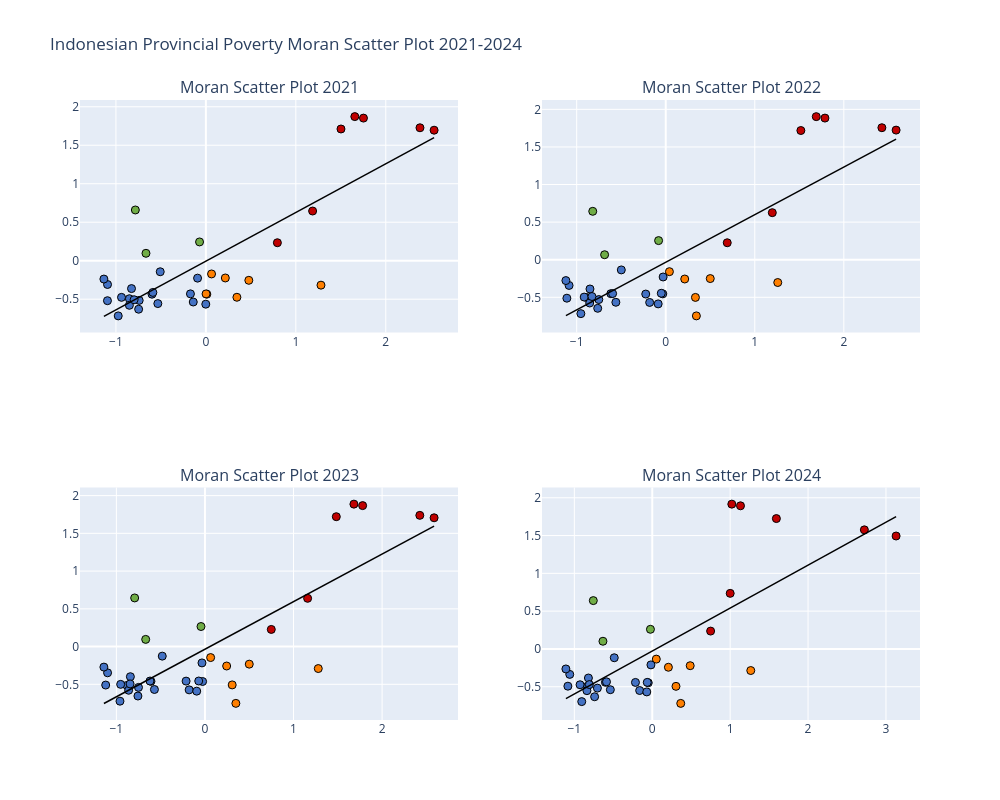

The notebook cell this image was saved under:
### Code cell
years = sorted(df['year'].unique())
fig_scatter = make_subplots(rows=2, cols=2, subplot_titles=[f'Moran Scatter Plot {y}' for y in years])

for idx, year in enumerate(years):
    row_idx = (idx // 2) + 1
    col_idx = (idx % 2) + 1
    
    df_t = df[df['year'] == year].copy().reset_index(drop=True)
    coords_t = list(zip(df_t['lon'].values, df_t['lat'].values))
    W_t = KNN.from_array(coords_t, k=5)
    W_t.transform = 'r'

    y = df_t['poverty_rate'].values
    moran = Moran(y, W_t, permutations=999)

    y_std = (y - y.mean()) / y.std()
    lag_y_std = libpysal.weights.lag_spatial(W_t, y_std)

    colors = []
    for yi, lyi in zip(y_std, lag_y_std):
        if yi >= 0 and lyi >= 0: colors.append('#C00000') # HH
        elif yi < 0 and lyi < 0: colors.append('#4472C4') # LL
        elif yi >= 0 and lyi < 0: colors.append('#FF7F00') # HL
        else: colors.append('#70AD47') # LH

    fig_scatter.add_trace(go.Scatter(x=y_std, y=lag_y_std, mode='markers', marker=dict(color=colors, size=8, line=dict(width=1, color='black')), showlegend=False), row=row_idx, col=col_idx)
    
    # regression line
    slope, intercept, r, p, se = stats.linregress(y_std, lag_y_std)
    x_line = np.array([y_std.min(), y_std.max()])
    fig_scatter.add_trace(go.Scatter(x=x_line, y=slope*x_line + intercept, mode='lines', line=dict(color='black', width=1.5), showlegend=False), row=row_idx, col=col_idx)

fig_scatter.update_layout(height=800, width=1000, title_text='Indonesian Provincial Poverty Moran Scatter Plot 2021-2024')
fig_scatter.write_json(OUTPUT_DIR / 'plot_moran_scatter.json')
fig_scatter.show()

### Figure 1 — Plotly figure (JSON) as saved in the notebook; plotly's stock layout.template omitted (floating-point values rounded to 4 significant figures)
{"data": [{"marker": {"color": ["#4472C4", "#4472C4", "#4472C4", "#4472C4", "#FF7F00", "#FF7F00", "#FF7F00", "#4472C4", "#4472C4", "#4472C4", "#4472C4", "#4472C4", "#4472C4", "#4472C4", "#4472C4", "#FF7F00", "#FF7F00", "#4472C4", "#4472C4", "#4472C4", "#4472C4", "#4472C4", "#70AD47", "#FF7F00", "#4472C4", "#70AD47", "#FF7F00", "#4472C4", "#C00000", "#70AD47", "#C00000", "#C00000", "#C00000", "#C00000", "#C00000", "#C00000"], "line": {"color": "black", "width": 1}, "size": 8}, "mode": "markers", "showlegend": false, "type": "scatter", "x": [-0.5342, -0.8504, -0.7414, -0.599, 0.01047, 0.3449, 0.002095, -0.938, -1.093, -0.5891, -0.1404, -0.0009522, -0.1716, -0.8267, -1.134, 0.2162, 1.28, -0.7475, -0.9745, -1.094, -0.8504, -0.7978, -0.666, 0.06304, -0.5075, -0.07028, 0.4775, -0.09237, 0.7951, -0.7841, 1.502, 1.187, 1.656, 1.752, 2.38, 2.537], "xaxis": "x", "y": [-0.5568, -0.4935, -0.5153, -0.4349, -0.4344, -0.4749, -0.4308, -0.476, -0.3087, -0.4119, -0.5363, -0.5642, -0.4306, -0.362, -0.2382, -0.2242, -0.3176, -0.6299, -0.7164, -0.5193, -0.5792, -0.5068, 0.09625, -0.1717, -0.1433, 0.244, -0.2546, -0.2263, 0.2337, 0.6591, 1.711, 0.6455, 1.872, 1.853, 1.727, 1.695], "yaxis": "y"}, {"line": {"color": "black", "width": 1.5}, "mode": "lines", "showlegend": false, "type": "scatter", "x": [-1.134, 2.537], "xaxis": "x", "y": [-0.7229, 1.598], "yaxis": "y"}, {"marker": {"color": ["#FF7F00", "#4472C4", "#4472C4", "#4472C4", "#4472C4", "#4472C4", "#FF7F00", "#4472C4", "#4472C4", "#4472C4", "#4472C4", "#4472C4", "#4472C4", "#4472C4", "#4472C4", "#4472C4", "#FF7F00", "#FF7F00", "#4472C4", "#4472C4", "#4472C4", "#4472C4", "#4472C4", "#70AD47", "#FF7F00", "#4472C4", "#70AD47", "#FF7F00", "#4472C4", "#C00000", "#70AD47", "#C00000", "#C00000", "#C00000", "#C00000", "#C00000", "#C00000"], "line": {"color": "black", "width": 1}, "size": 8}, "mode": "markers", "showlegend": false, "type": "scatter", "x": [0.3442, -0.5602, -0.8911, -0.7516, -0.6167, -0.03318, 0.3334, -0.05023, -0.9159, -1.086, -0.5966, -0.1804, -0.0851, -0.2246, -0.8508, -1.121, 0.2133, 1.258, -0.764, -0.9531, -1.11, -0.8539, -0.8283, -0.6865, 0.04122, -0.4989, -0.08045, 0.5, -0.0293, 0.6906, -0.8198, 1.518, 1.197, 1.69, 1.788, 2.427, 2.587], "xaxis": "x2", "y": [-0.7471, -0.5662, -0.5022, -0.5301, -0.4517, -0.454, -0.5014, -0.4465, -0.4972, -0.3422, -0.4504, -0.5685, -0.5876, -0.4568, -0.3892, -0.2774, -0.2567, -0.3033, -0.6465, -0.7172, -0.5119, -0.576, -0.4893, 0.06633, -0.159, -0.1358, 0.2542, -0.2508, -0.2297, 0.2255, 0.6437, 1.718, 0.6259, 1.903, 1.884, 1.756, 1.724], "yaxis": "y2"}, {"line": {"color": "black", "width": 1.5}, "mode": "lines", "showlegend": false, "type": "scatter", "x": [-1.121, 2.587], "xaxis": "x2", "y": [-0.7434, 1.604], "yaxis": "y2"}, {"marker": {"color": ["#FF7F00", "#4472C4", "#4472C4", "#4472C4", "#4472C4", "#4472C4", "#FF7F00", "#4472C4", "#4472C4", "#4472C4", "#4472C4", "#4472C4", "#4472C4", "#4472C4", "#4472C4", "#4472C4", "#FF7F00", "#FF7F00", "#4472C4", "#4472C4", "#4472C4", "#4472C4", "#4472C4", "#70AD47", "#FF7F00", "#4472C4", "#70AD47", "#FF7F00", "#4472C4", "#C00000", "#70AD47", "#C00000", "#C00000", "#C00000", "#C00000", "#C00000", "#C00000"], "line": {"color": "black", "width": 1}, "size": 8}, "mode": "markers", "showlegend": false, "type": "scatter", "x": [0.3491, -0.5704, -0.881, -0.7503, -0.6095, -0.02652, 0.3076, -0.07034, -0.9515, -1.099, -0.6205, -0.1783, -0.09303, -0.2128, -0.8419, -1.141, 0.245, 1.279, -0.7566, -0.9593, -1.12, -0.8615, -0.845, -0.669, 0.06425, -0.4819, -0.04452, 0.5001, -0.03356, 0.749, -0.7934, 1.483, 1.159, 1.682, 1.78, 2.426, 2.587], "xaxis": "x3", "y": [-0.7525, -0.5686, -0.5148, -0.5409, -0.4603, -0.4627, -0.5078, -0.4561, -0.5007, -0.3475, -0.4566, -0.5735, -0.5906, -0.4575, -0.399, -0.2719, -0.2575, -0.2912, -0.6552, -0.7234, -0.5098, -0.5788, -0.4949, 0.09508, -0.1458, -0.1268, 0.2657, -0.2329, -0.2165, 0.227, 0.6444, 1.721, 0.6391, 1.887, 1.867, 1.738, 1.706], "yaxis": "y3"}, {"line": {"color": "black", "width": 1.5}, "mode": "lines", "showlegend": false, "type": "scatter", "x": [-1.141, 2.587], "xaxis": "x3", "y": [-0.7543, 1.595], "yaxis": "y3"}, {"marker": {"color": ["#FF7F00", "#4472C4", "#4472C4", "#4472C4", "#4472C4", "#4472C4", "#FF7F00", "#4472C4", "#4472C4", "#4472C4", "#4472C4", "#4472C4", "#4472C4", "#4472C4", "#4472C4", "#4472C4", "#FF7F00", "#FF7F00", "#4472C4", "#4472C4", "#4472C4", "#4472C4", "#4472C4", "#70AD47", "#FF7F00", "#4472C4", "#70AD47", "#FF7F00", "#4472C4", "#C00000", "#70AD47", "#C00000", "#C00000", "#C00000", "#C00000", "#C00000", "#C00000"], "line": {"color": "black", "width": 1}, "size": 8}, "mode": "markers", "showlegend": false, "type": "scatter", "x": [0.3657, -0.538, -0.831, -0.7042, -0.6014, -0.051, 0.3046, -0.06414, -0.9269, -1.059, -0.5875, -0.1615, -0.07033, -0.2157, -0.8194, -1.109, 0.2072, 1.265, -0.7398, -0.9052, -1.083, -0.8387, -0.807, -0.6331, 0.05182, -0.4878, -0.02317, 0.487, -0.01699, 0.7491, -0.7568, 1.593, 1.0, 1.021, 1.133, 2.723, 3.13], "xaxis": "x4", "y": [-0.7203, -0.5396, -0.4932, -0.5185, -0.4417, -0.4479, -0.4949, -0.4425, -0.474, -0.3367, -0.4349, -0.5504, -0.5686, -0.4432, -0.3846, -0.2647, -0.2426, -0.2859, -0.6325, -0.6971, -0.4929, -0.5521, -0.4714, 0.1016, -0.1348, -0.1169, 0.2598, -0.2218, -0.211, 0.2361, 0.6393, 1.725, 0.735, 1.916, 1.894, 1.575, 1.494], "yaxis": "y4"}, {"line": {"color": "black", "width": 1.5}, "mode": "lines", "showlegend": false, "type": "scatter", "x": [-1.109, 3.13], "xaxis": "x4", "y": [-0.6583, 1.751], "yaxis": "y4"}], "layout": {"annotations": [{"font": {"size": 16}, "showarrow": false, "text": "Moran Scatter Plot 2021", "x": 0.225, "xanchor": "center", "xref": "paper", "y": 1, "yanchor": "bottom", "yref": "paper"}, {"font": {"size": 16}, "showarrow": false, "text": "Moran Scatter Plot 2022", "x": 0.775, "xanchor": "center", "xref": "paper", "y": 1, "yanchor": "bottom", "yref": "paper"}, {"font": {"size": 16}, "showarrow": false, "text": "Moran Scatter Plot 2023", "x": 0.225, "xanchor": "center", "xref": "paper", "y": 0.375, "yanchor": "bottom", "yref": "paper"}, {"font": {"size": 16}, "showarrow": false, "text": "Moran Scatter Plot 2024", "x": 0.775, "xanchor": "center", "xref": "paper", "y": 0.375, "yanchor": "bottom", "yref": "paper"}], "height": 800, "title": {"text": "Indonesian Provincial Poverty Moran Scatter Plot 2021-2024"}, "width": 1000, "xaxis": {"anchor": "y", "domain": [0, 0.45]}, "xaxis2": {"anchor": "y2", "domain": [0.55, 1]}, "xaxis3": {"anchor": "y3", "domain": [0, 0.45]}, "xaxis4": {"anchor": "y4", "domain": [0.55, 1]}, "yaxis": {"anchor": "x", "domain": [0.625, 1]}, "yaxis2": {"anchor": "x2", "domain": [0.625, 1]}, "yaxis3": {"anchor": "x3", "domain": [0, 0.375]}, "yaxis4": {"anchor": "x4", "domain": [0, 0.375]}}}
